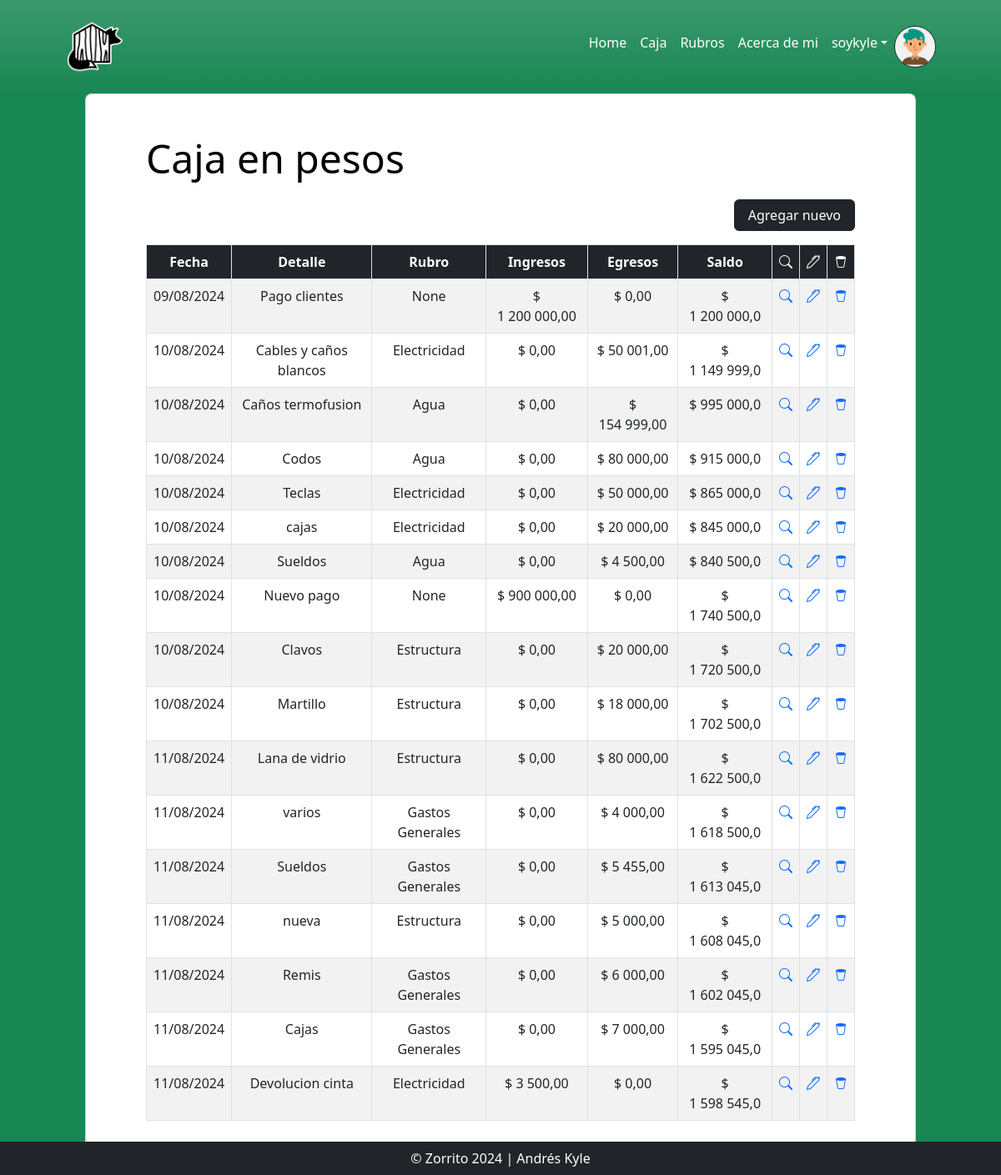
The page /movimientos_list/ (signed in) on the database as committed earlier.
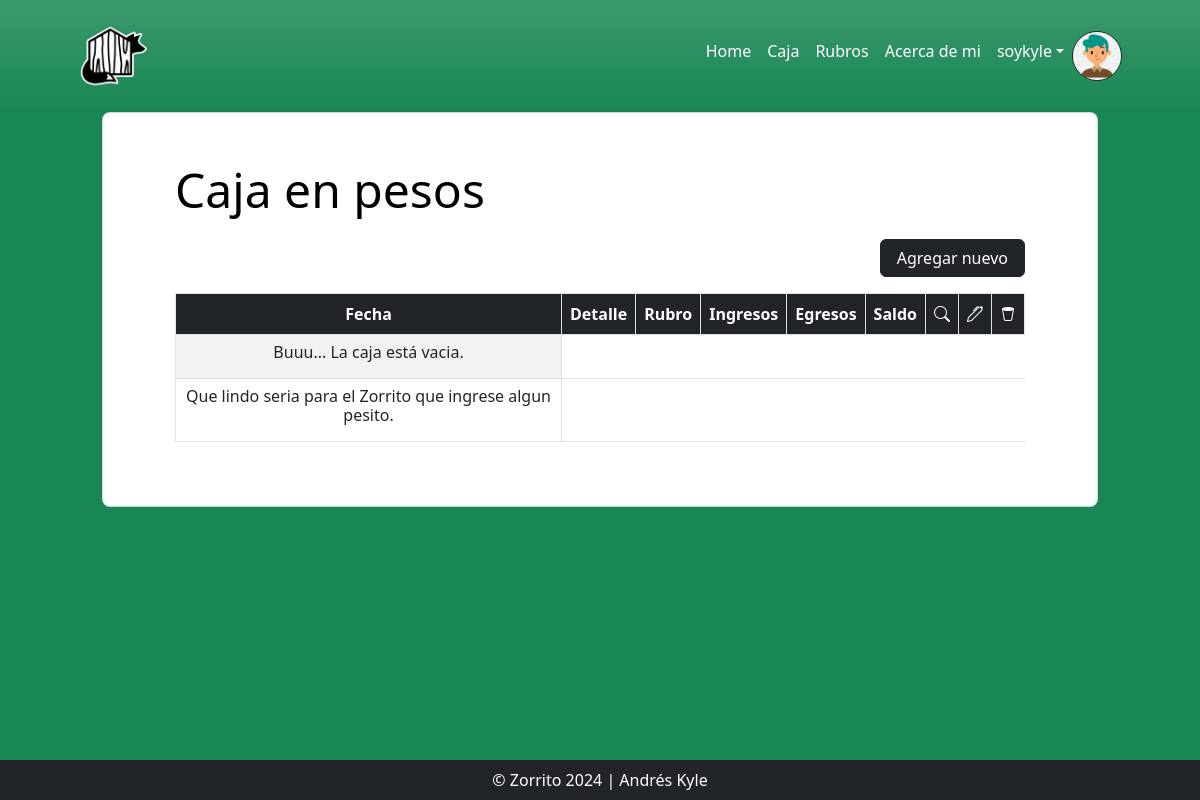
The same page on the database as committed later.
### users/models.py (models this page shows, shortened)
class Imagen(models.Model):
    user = models.OneToOneField(User, on_delete=models.CASCADE, null=True)
    imagen = models.ImageField(upload_to='avatares', null=True, blank = True)

### AppZorro/models.py (models this page shows)
class CajaPesos(models.Model):
    fecha = models.DateField(default=date.today)
    rubro = models.ForeignKey(Rubros, null=True, on_delete=models.SET_NULL)
    detalle = models.CharField(max_length=60)
    ingreso = models.FloatField(default=0)
    egreso = models.FloatField(default=0)
    comprobante = models.ImageField(upload_to='comprobantes', null=True, blank = True)
    autor = models.ForeignKey(settings.AUTH_USER_MODEL, on_delete=models.CASCADE, null=True, blank = True)
    action_time = models.DateTimeField(auto_now=True)

class Rubros(models.Model):
    titulo = models.CharField(max_length=30)
    def __str__(self):
        return f"{self.titulo}"

### AppZorro/views.py (the view)
# urls.py: path('movimientos_list/', views.MovimientosListView.as_view(), name="Movimientos"),
class MovimientosListView(LoginRequiredMixin, ListView):
    model = CajaPesos
    ordering = ["fecha"]
    def get_queryset(self):
        queryset = super().get_queryset()
        saldo_parcial = 0
        for cuenta in queryset:
            saldo_parcial += cuenta.ingreso - cuenta.egreso
            cuenta.saldo_parcial = saldo_parcial
        return queryset

### AppZorro/templates/AppZorro/CajaPesos_list.html (shortened to what this page needs)
{% extends 'AppZorro/base.html' %}
{% load static %}
{% block main %}
<div class="row d-flex justify-content-center align-items-center h-50">
    <div class="col-xl-10">
        <div class="card rounded-3 text-black">
            <div class="card-body p-md-5 mx-md-4">
                <h3 class="display-5 mb-3 pb-1">Caja en pesos</h3>
                <div class="d-flex justify-content-end mb-3">
                    <a class="btn btn-dark px-3" type="button" href="{% url 'CrearMovimiento' %}">Agregar nuevo</a>
                </div>
                <table class="text-center table table-striped table-bordered ">
                    <thead class="thead-primary">
                        <tr class="text-bg-dark p-3">
                            <th scope="col">Fecha</th>
                            <th scope="col">Detalle</th>
                            <th scope="col">Rubro</th>
                            <th scope="col">Ingresos</th>
                            <th scope="col">Egresos</th>
                            <th scope="col">Saldo</th>
                            <th scope="col" class="bi bi-search"></th>
                            <th scope="col" class="bi bi-pen"></th>
                            <th scope="col" class="bi bi-trash2"></th>
                        </tr>
                    </thead>
                    <tbody>
                        {% for movimiento in object_list %}
                            <tr>
                                <td>{{ movimiento.fecha|date:"d/m/Y" }}</td>
                                <td>{{ movimiento.detalle }}</td>
                                <td>{{ movimiento.rubro }}</td>
                                <td>$ {{ movimiento.ingreso|floatformat:"2g" }}</td>
                                <td>$ {{ movimiento.egreso|floatformat:"2g" }}</td>
                                <td>$ {{ movimiento.saldo_parcial }}</td>
                                <td><a class="bi bi-search" href="{% url 'Detalles' movimiento.id %}"></a></td>
                                <td><a class="bi bi-pen" href="{% url 'EditarMovimiento' movimiento.id %}"></a></td>
                                <td><a class="bi bi-trash2" href="{% url 'MovimientosDelete' movimiento.id %}"></a></td>
                            </tr>
                        {% empty %}
                            <tr><th><h6>Buuu... La caja está vacia.</h6></th></tr>
                            <th><h6>Que lindo seria para el Zorrito que ingrese algun pesito.</h6></th>
                        {% endfor %}
                    </tbody>
                </table>
            </div>
        </div>
    </div>
</div>
{% endblock main %}

### AppZorro/templates/AppZorro/base.html (shortened to what this page needs)
<!DOCTYPE html>
{% load static %}
<html lang="es">
    <head>
        <link href="https://cdn.jsdelivr.net/npm/bootstrap-icons@1.4.1/font/bootstrap-icons.css" rel="stylesheet" />
        <link href="{% static 'AppZorro/css/styles.css' %}" rel="stylesheet" />
    </head>
    <body class="h-100 bg-success ">
        <nav class="navbar navbar-expand-xl p-3 navbar-dark navbar-gradient bg-gradient">
            <div class="container px-lg-5">
                <a class="navbar-brand" href="{% url 'Inicio' %}"><img src="{% static 'AppZorro/assets/img/logo.png' %}" alt="" height="70px"></a>
                <div class="collapse navbar-collapse" id="navbarSupportedContent">
                    <ul class="navbar-nav ms-auto mb-2 mb-lg-0">
                        <li class="nav-item"><a class="nav-link active" aria-current="page" href="{% url 'Inicio' %}">Home</a></li>
                        <li class="nav-item"><a class="nav-link active" aria-current="page" href="{% url 'Movimientos' %}">Caja</a></li>
                        <li class="nav-item"><a class="nav-link active" aria-current="page" href="{% url 'Rubros' %}">Rubros</a></li>
                        <li class="nav-item"><a class="nav-link active" href="{% url 'About' %}">Acerca de mi</a></li>
                        {% if request.user.is_authenticated %}
                            <li class="nav-item dropdown">
                            <a class="nav-link active dropdown-toggle" href="#" id="navbarDropdownMenuLink" data-bs-toggle="dropdown" aria-haspopup="true" aria-expanded="false">{{ request.user.username }}</a>
                            </li>
                            <img src="{{request.user.imagen.imagen.url}}" alt="" class="rounded-circle border border-dark" height="50px">
                        {% else %}
                        <li class="nav-item"><a class="nav-link active" href="{% url 'Login' %}">Acceder</a></li>
                        {% endif %}
                    </ul>
                </div>
            </div>
        </nav>
        {% block main %}
        {% endblock main %}
        <div class="fixed-bottom">
            <footer class="py-1 bg-dark">
                <div class="container"><p class="m-1 text-center text-white">&copy; Zorrito 2024 | Andrés Kyle</p></div>
            </footer>
        </div>
    </body>
</html>

Rows that differ between the two databases and show on the page:
removed CajaPesos: fecha "09/08/2024", detalle "Pago clientes", rubro "None", ingreso "1 200 000,00", egreso "0,00", saldo_parcial "1 200 000,0"
removed CajaPesos: fecha "10/08/2024", detalle "Cables y caños blancos", rubro "Electricidad", ingreso "0,00", egreso "50 001,00", saldo_parcial "1 149 999,0"
removed CajaPesos: fecha "10/08/2024", detalle "Caños termofusion", rubro "Agua", ingreso "0,00", egreso "154 999,00", saldo_parcial "995 000,0"
removed CajaPesos: fecha "10/08/2024", detalle "Codos", rubro "Agua", ingreso "0,00", egreso "80 000,00", saldo_parcial "915 000,0"
removed CajaPesos: fecha "10/08/2024", detalle "Teclas", rubro "Electricidad", ingreso "0,00", egreso "50 000,00", saldo_parcial "865 000,0"
removed CajaPesos: fecha "10/08/2024", detalle "cajas", rubro "Electricidad", ingreso "0,00", egreso "20 000,00", saldo_parcial "845 000,0"
removed CajaPesos: fecha "10/08/2024", detalle "Sueldos", rubro "Agua", ingreso "0,00", egreso "4 500,00", saldo_parcial "840 500,0"
removed CajaPesos: fecha "10/08/2024", detalle "Nuevo pago", rubro "None", ingreso "900 000,00", egreso "0,00", saldo_parcial "1 740 500,0"
removed CajaPesos: fecha "10/08/2024", detalle "Clavos", rubro "Estructura", ingreso "0,00", egreso "20 000,00", saldo_parcial "1 720 500,0"
removed CajaPesos: fecha "10/08/2024", detalle "Martillo", rubro "Estructura", ingreso "0,00", egreso "18 000,00", saldo_parcial "1 702 500,0"
removed CajaPesos: fecha "11/08/2024", detalle "Lana de vidrio", rubro "Estructura", ingreso "0,00", egreso "80 000,00", saldo_parcial "1 622 500,0"
removed CajaPesos: fecha "11/08/2024", detalle "varios", rubro "Gastos Generales", ingreso "0,00", egreso "4 000,00", saldo_parcial "1 618 500,0"
removed CajaPesos: fecha "11/08/2024", detalle "Sueldos", rubro "Gastos Generales", ingreso "0,00", egreso "5 455,00", saldo_parcial "1 613 045,0"
removed CajaPesos: fecha "11/08/2024", detalle "nueva", rubro "Estructura", ingreso "0,00", egreso "5 000,00", saldo_parcial "1 608 045,0"
removed CajaPesos: fecha "11/08/2024", detalle "Remis", rubro "Gastos Generales", ingreso "0,00", egreso "6 000,00", saldo_parcial "1 602 045,0"
removed CajaPesos: fecha "11/08/2024", detalle "Cajas", rubro "Gastos Generales", ingreso "0,00", egreso "7 000,00", saldo_parcial "1 595 045,0"
removed CajaPesos: fecha "11/08/2024", detalle "Devolucion cinta", rubro "Electricidad", ingreso "3 500,00", egreso "0,00", saldo_parcial "1 598 545,0"
Other text that changed with them:
text now shown: "Buuu... La caja está vacia. Que lindo seria para el Zorrito que ingrese algun pesito."
